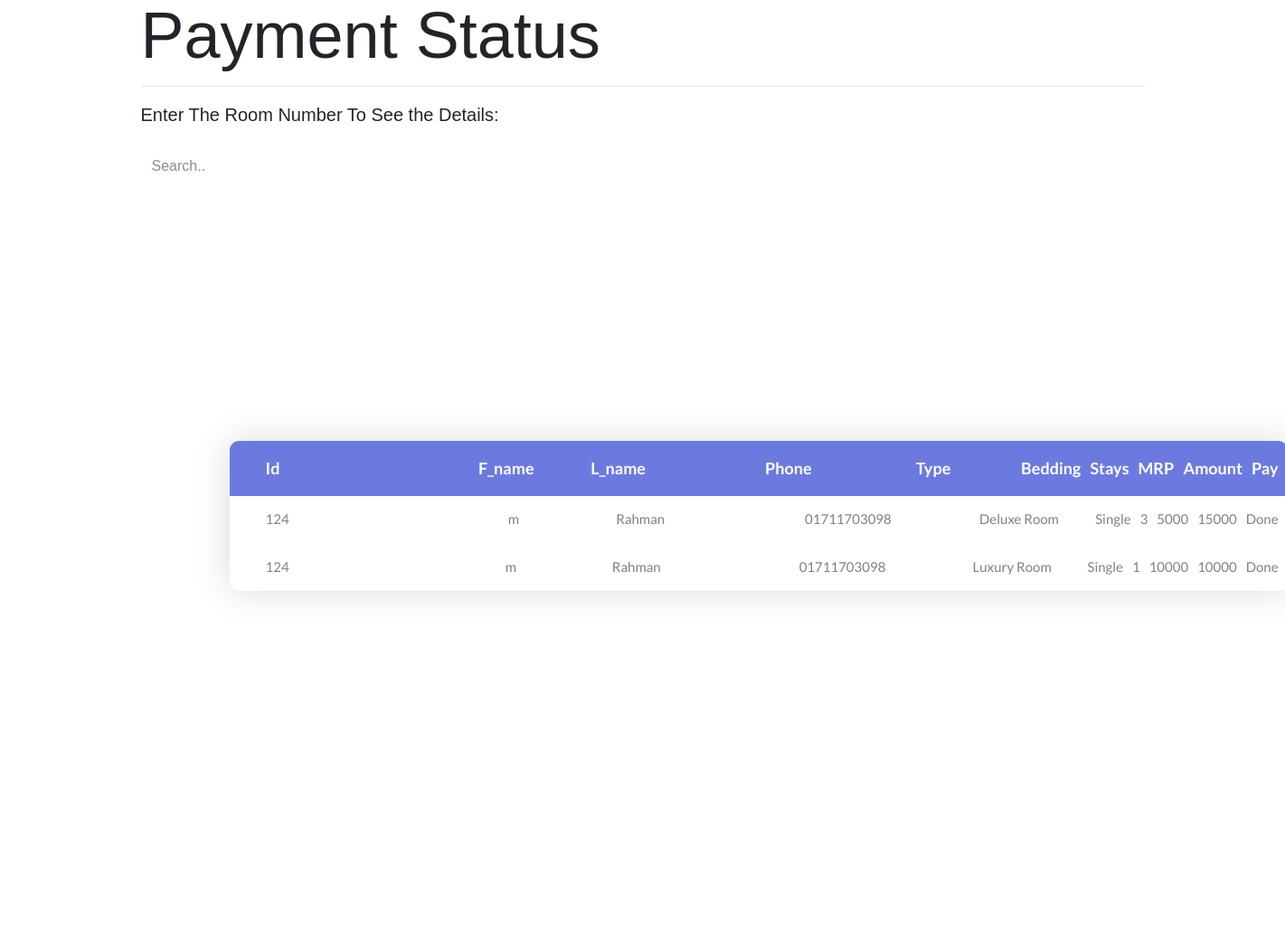
Page /g_payment.php?g_id=124 on the earlier database version.
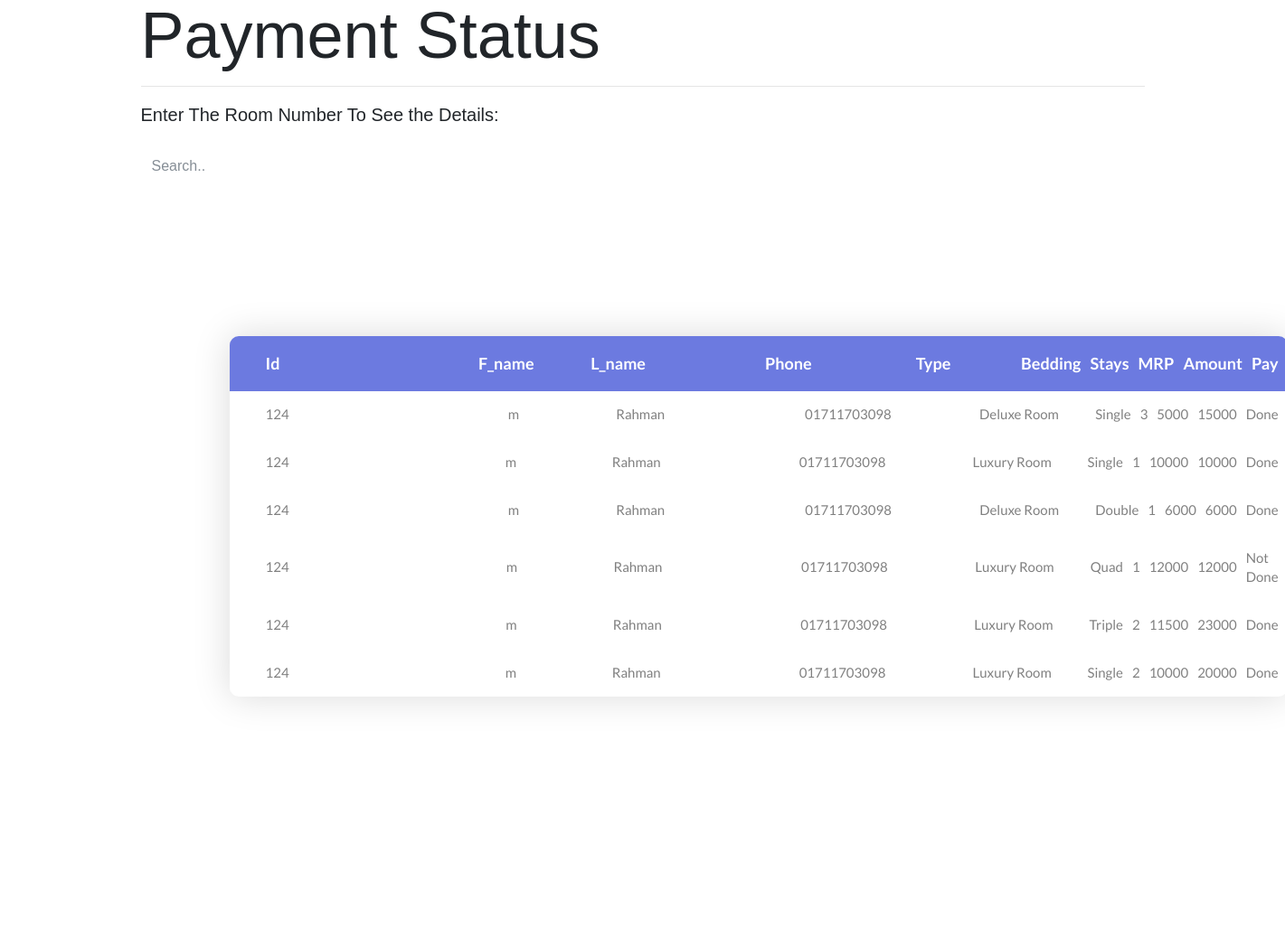
Same page on the later database version.
### tables this page shows
CREATE TABLE `payment` (
  `id` int(11) NOT NULL,
  `guest_id` int(10) DEFAULT NULL,
  `nroom` int(11) DEFAULT NULL,
  `num_of_day` int(11) DEFAULT NULL,
  `room_mrp` int(15) DEFAULT NULL,
  `Amount` int(15) DEFAULT NULL,
  `Status` int(15) DEFAULT NULL
);

CREATE TABLE `guest_info` (
  `NID` varchar(8) NOT NULL,
  `first_name` varchar(15) DEFAULT NULL,
  `last_name` varchar(15) NOT NULL,
  `email` varchar(25) NOT NULL,
  `phn_number` varchar(11) NOT NULL,
  `pass` varchar(15) DEFAULT NULL,
  `conf_pass` varchar(15) DEFAULT NULL,
  `choice` int(6) DEFAULT NULL,
  `c_ans` varchar(15) DEFAULT NULL
);

CREATE TABLE `room` (
  `id` int(10) UNSIGNED NOT NULL,
  `type` varchar(15) DEFAULT NULL,
  `bedding` varchar(10) DEFAULT NULL,
  `price` int(8) DEFAULT NULL
);

CREATE TABLE `pay_status` (
  `id` int(1) NOT NULL,
  `p_status` varchar(15) NOT NULL
);

### g_payment.php (the view, shortened to what this page needs)
<!DOCTYPE html>
<html lang="en">
<head>
	<link rel="stylesheet" type="text/css" href="css/bootstrap.min.css">
	<link rel="stylesheet" type="text/css" href="fonts/font-awesome-4.7.0/css/font-awesome.min.css">
	<link rel="stylesheet" type="text/css" href="css/animate.css">
	<link rel="stylesheet" type="text/css" href="css/select2.min.css">
	<link rel="stylesheet" type="text/css" href="css/perfect-scrollbar.css">
	<link rel="stylesheet" type="text/css" href="css/util.css">
	<link rel="stylesheet" type="text/css" href="css/main.css">
</head>
<body>
	<div class="container">
	<h2 class="display-3">Payment Status</h2>
	<hr>
  <p class="lead">Enter The Room Number To See the Details:</p><br> </di>
  <input class="form-control" id="myInput" type="text" placeholder="Search..">
  <br>
	<div class="limiter">
		<div class="container-table100">
			<div class="wrap-table100">
				<div class="table100 ver1 m-b-110">
					<div class="table100-head">
						<table>
							<thead>
								<tr class="row100 head">
									<th class="cell100 column1">Id</th>
									<th class="cell100 column2">F_name</th>
									<th class="cell100 column3">L_name</th>
									<th class="cell100 column4">Phone</th>
									<th class="cell100 column5">Type</th>
									<th class="cell100 column6">Bedding</th>
									<th class="cell100 column7">Stays</th>
									<th class="cell100 column8">MRP</th>
									<th class="cell100 column9">Amount</th>
									<th class="cell100 column10">Pay</th>
								</tr>
							</thead>
						</table>
					</div>
					<?php
                    require "connection.php";
                    $id=$_GET['g_id'];
                    $result= "SELECT g.NID,g.first_name,g.last_name,g.phn_number,r.type,r.bedding,p.num_of_day,p.room_mrp,
                              p.Amount,s.p_status
                              FROM payment AS p, guest_info as g, pay_status AS s, room AS r
                              WHERE g.NID=p.guest_id AND p.Status=s.id AND r.id=p.nroom AND p.guest_id='$id' ";
                    $query= mysqli_query($conn,$result);
                    while($row=mysqli_fetch_assoc($query)){
                    echo '<div class="table100-body js-pscroll">
						<table>
							<tbody id="myTable">
								<tr class="row100 body">
									<td class="cell100 column1">'.$row["NID"].'</td>
									<td class="cell100 column2">'.$row["first_name"].'</td>
									<td class="cell100 column3">'.$row["last_name"].'</td>
									<td class="cell100 column4">'.$row["phn_number"].'</td>
									<td class="cell100 column5">'.$row["type"].'</td>
									<td class="cell100 column6">'.$row["bedding"].'</td>
									<td class="cell100 column7">'.$row["num_of_day"].'</td>
									<td class="cell100 column8">'.$row["room_mrp"].'</td>
									<td class="cell100 column9">'.$row["Amount"].'</td>
									<td class="cell100 column10">'.$row["p_status"].'</td>
								</tr>
							</tbody>
						</table>
					</div>';
                }
					?>
									</div>
				</div>
			</div>
		</div>
</body>
</html>

Differences in the rows shown:
added payment: guest_info.NID "124", guest_info.first_name "m", guest_info.last_name "Rahman", guest_info.phn_number "01711703098", room.type "Deluxe Room", room.bedding "Double", num_of_day "1", room_mrp "6000", Amount "6000", pay_status.p_status "Done"
added payment: guest_info.NID "124", guest_info.first_name "m", guest_info.last_name "Rahman", guest_info.phn_number "01711703098", room.type "Luxury Room", room.bedding "Quad", num_of_day "1", room_mrp "12000", Amount "12000", pay_status.p_status "Not Done"
added payment: guest_info.NID "124", guest_info.first_name "m", guest_info.last_name "Rahman", guest_info.phn_number "01711703098", room.type "Luxury Room", room.bedding "Triple", num_of_day "2", room_mrp "11500", Amount "23000", pay_status.p_status "Done"
added payment: guest_info.NID "124", guest_info.first_name "m", guest_info.last_name "Rahman", guest_info.phn_number "01711703098", room.type "Luxury Room", room.bedding "Single", num_of_day "2", room_mrp "10000", Amount "20000", pay_status.p_status "Done"
